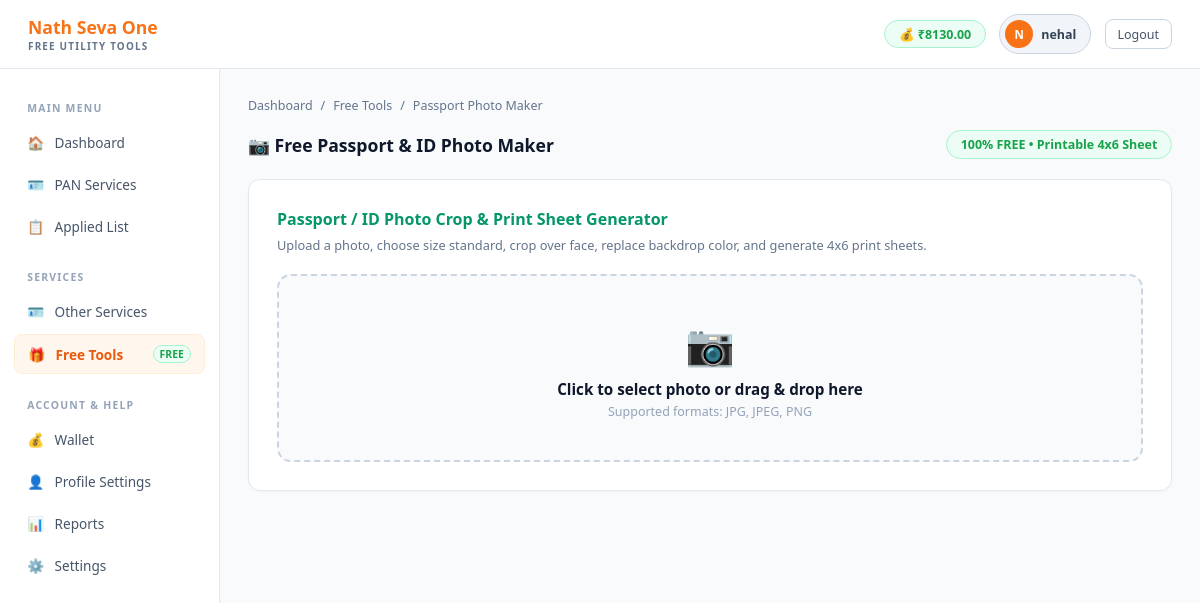
/services/free-tools/photo-maker/ (signed in), run on an earlier commit of the app's database.
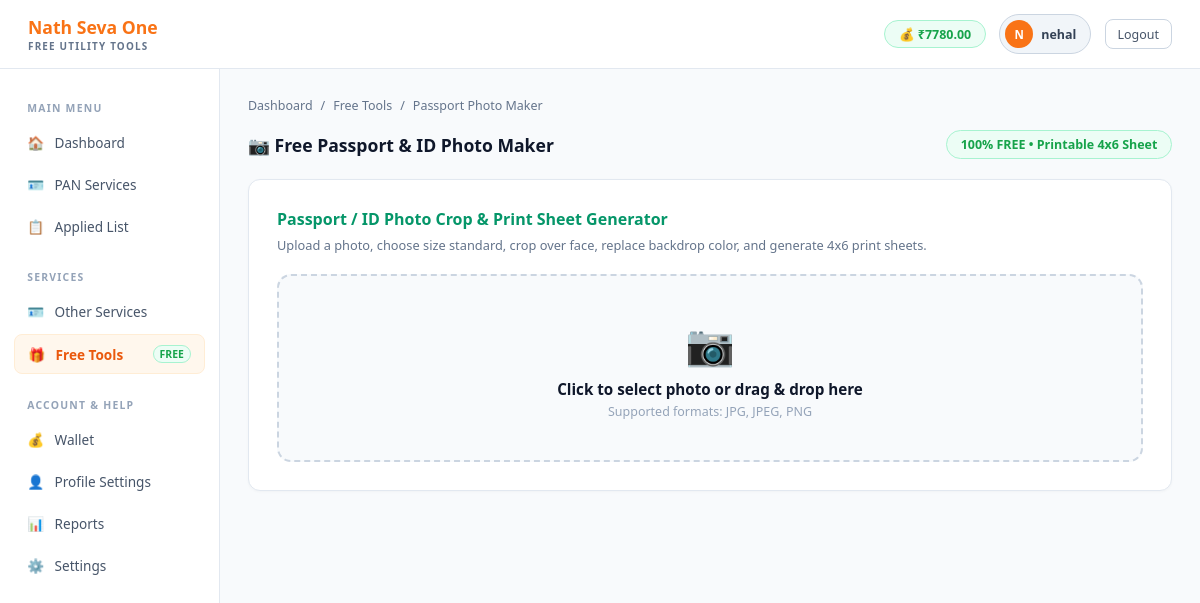
And on a later commit of the database.
### app/models.py (models this page shows, shortened)
class Retailer(models.Model):
    retailer_id    = models.UUIDField(default=uuid.uuid4, editable=False, unique=True)
    user_id        = models.CharField(max_length=50, unique=True)
    password       = models.CharField(max_length=255)
    full_name      = models.CharField(max_length=100)
    mobile         = models.CharField(max_length=15, unique=True)
    email          = models.EmailField(max_length=100, blank=True)
    state          = models.CharField(max_length=50, blank=True)
    address        = models.TextField(blank=True)
    wallet_balance = models.DecimalField(max_digits=10, decimal_places=2, default=0)
    is_verified    = models.BooleanField(default=False)
    is_active      = models.BooleanField(default=True)
    created_at     = models.DateTimeField(auto_now_add=True)

### app/views.py (the view)
# urls.py: path('services/free-tools/photo-maker/', views.free_photo_maker_page, name='free_photo_maker'),
def free_photo_maker_page(request):
    retailer = _get_retailer_from_session(request)
    if retailer is None:
        return redirect('retailer_login')
    return render(request, 'free_photo_maker.html', {'retailer': retailer})

### app/views.py (called while the page is built)
def _get_retailer_from_session(request):
    retailer_id = request.session.get('retailer_id')
    if not retailer_id:
        logger.debug(f"No retailer_id in session. Session keys: {list(request.session.keys())}")
        return None
    try:
        return Retailer.objects.get(retailer_id=retailer_id)
    except Retailer.DoesNotExist:
        logger.warning(f"Retailer with id {retailer_id} not found in database")
        return None

### pan_project/templates/free_photo_maker.html (shortened to what this page needs)
<!DOCTYPE html>
<html lang="en">
<head>
<link rel="stylesheet" href="https://cdnjs.cloudflare.com/ajax/libs/cropperjs/1.6.2/cropper.min.css">
</head>
<body>
<div class="topbar">
  <div><div class="brand-name">Nath Seva One</div><div class="brand-sub">Free Utility Tools</div></div>
  <div class="topbar-right">
    <div class="wallet-chip">💰 ₹{{ retailer.wallet_balance }}</div>
    <div class="user-chip"><div class="avatar">{{ retailer.full_name.0|upper }}</div><span>{{ retailer.user_id }}</span></div>
    <a href="{% url 'retailer_logout' %}" class="btn-logout">Logout</a>
  </div>
</div>
<div class="main-wrap">
  <div class="sidebar">
    <div class="nav-section">Main Menu</div>
    <a href="{% url 'retailer_dashboard' %}" class="nav-item"><span class="nav-icon">🏠</span> Dashboard</a>
    <a href="{% url 'form' %}" class="nav-item"><span class="nav-icon">🪪</span> PAN Services</a>
    <a href="{% url 'applied_list' %}" class="nav-item"><span class="nav-icon">📋</span> Applied List</a>
    <div class="nav-section" style="margin-top:.5rem">Services</div>
    <a href="{% url 'other_services' %}" class="nav-item"><span class="nav-icon">🪪</span> Other Services</a>
    <a href="{% url 'free_tools' %}" class="nav-item active">
      <span class="nav-icon">🎁</span> Free Tools
      <span style="background:#ecfdf5;color:#16a34a;border:1px solid #a7f3d0;padding:1px 6px;border-radius:10px;font-size:.65rem;font-weight:700;margin-left:auto">FREE</span>
    </a>
    <div class="nav-section" style="margin-top:.5rem">Account & Help</div>
    <a href="{% url 'wallet' %}" class="nav-item"><span class="nav-icon">💰</span> Wallet</a>
    <a href="{% url 'profile' %}" class="nav-item"><span class="nav-icon">👤</span> Profile Settings</a>
    <a href="#" class="nav-item"><span class="nav-icon">📊</span> Reports</a>
    <a href="#" class="nav-item"><span class="nav-icon">⚙️</span> Settings</a>
  </div>
  <div class="content">
    <div class="breadcrumb">
      <a href="{% url 'retailer_dashboard' %}">Dashboard</a>
      <span>/</span>
      <a href="{% url 'free_tools' %}">Free Tools</a>
      <span>/</span>
      <span>Passport Photo Maker</span>
    </div>
    <div class="page-header">
      <div class="page-title">📷 Free Passport & ID Photo Maker</div>
      <span style="background:#ecfdf5;color:#16a34a;border:1px solid #a7f3d0;padding:.3rem .85rem;border-radius:20px;font-size:.78rem;font-weight:700">100% FREE • Printable 4x6 Sheet</span>
    </div>
    <div class="form-card">
      <h3 style="font-size:1rem;font-weight:700;color:#059669;margin-bottom:.35rem">Passport / ID Photo Crop & Print Sheet Generator</h3>
      <p style="font-size:.8rem;color:#64748b;margin-bottom:1.25rem">Upload a photo, choose size standard, crop over face, replace backdrop color, and generate 4x6 print sheets.</p>
      <div id="pmDrop" class="tool-drop">
        <div class="tool-drop-icon">📷</div>
        <div style="font-weight:700;color:#0f172a;font-size:.95rem">Click to select photo or drag & drop here</div>
        <div style="font-size:.78rem;color:#94a3b8;margin-top:.25rem">Supported formats: JPG, JPEG, PNG</div>
      </div>
    </div>
  </div>
</div>
</body>
</html>

What changed in the data, as far as the page shows it:
changed Retailer "nehal": wallet_balance "8130.00" → "7780.00"
